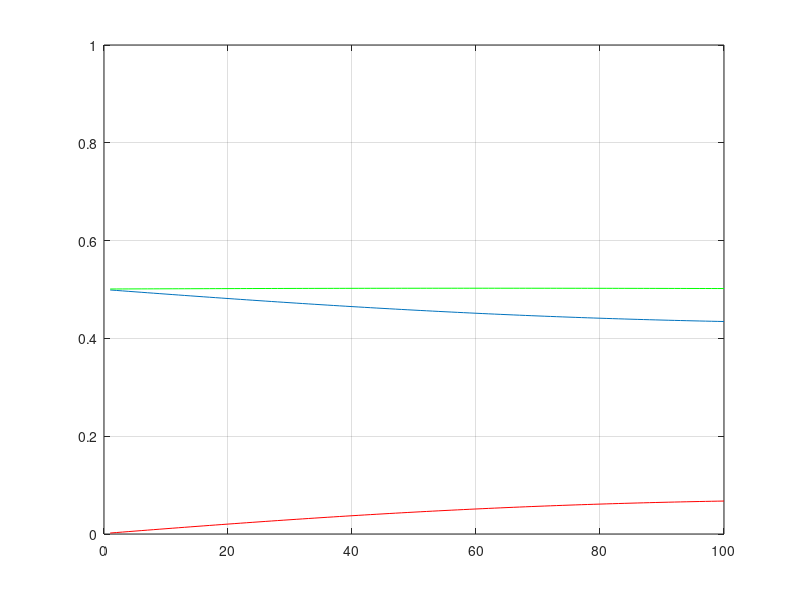
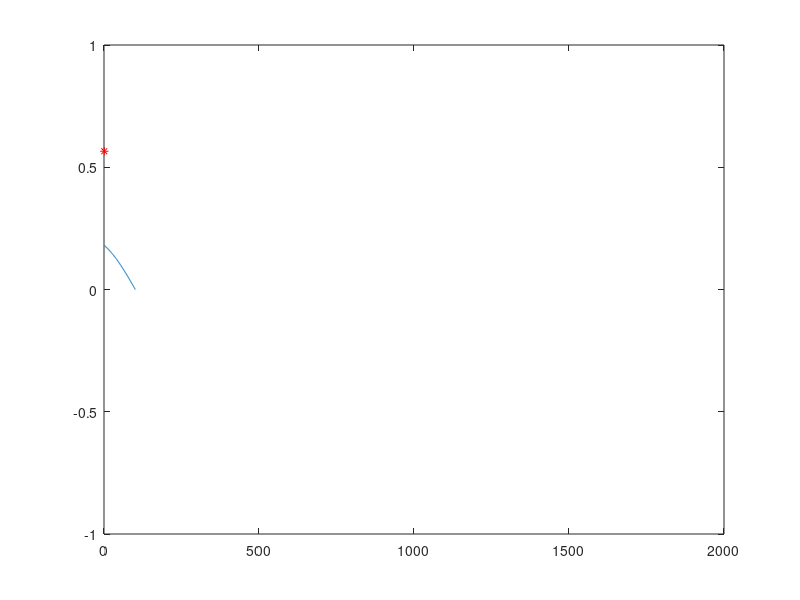

Write the MATLAB code that produced these figures, in order.
function damped_integral()
	close all;
	q0 = 0;
	p0 = 1;
	alpha = 0.1;
	dt = 0.01;
	max_iter = 100;

	[Q,P,f] = time_stepping(q0,p0,alpha,dt,max_iter);

%	phi = find_phi(f,dt);
%	theta = find_theta(f);
%	dphidx = find_dphidx(f);
%	figure;
%	plot(phi)
%	hold on
%	plot(theta,'r')
%	plot(dphidx,'g')
%	hold off

	E1 = [];
	E2 = [];
	for i=2:length(Q)
		phi = find_phi(f(1:i),alpha,dt);
		theta = find_theta(f(1:i),alpha);
		dphidx = find_dphidx(f(1:i),alpha);
		Tphi = sqrt(2)*sqrt(alpha)*phi(1);
		
		e1 = find_energy1(Q(i),P(i),Tphi,theta,dphidx,dt);
		e2 = find_energy2(Q(i),P(i),Tphi,theta,dphidx,alpha,dt);
		E1 = [E1,e1];
		E2 = [E2,e2];
	end
	plot(E1)
	hold on
	plot(E2,'r');
	plot(E1 + E2,'g');
	hold off
	ylim([0,1])
	grid on

	figure
	for i=2:length(Q)
		phi = find_phi(f(1:i),alpha,dt);
		plot(phi);
		hold on
		plot(1,Q(i)/sqrt(2),'r*')
		hold off
		ylim([-1,1])
		xlim([0,2000])
		drawnow
	end

function [Q,P,f] = time_stepping(q0,p0,alpha,dt,max_iter)
	Q = q0;
	P = p0;
	q = q0;
	p = p0;

	f = p0;

	for i=1:max_iter
		[q,p,f] = deriv(q,p,f,alpha,dt);
		Q = [Q ; q];
		P = [P ; p];
	end

%	phi = find_phi(f,alpha,dt);
%	theta = find_theta(f,alpha);
	
%	figure;
%	plot(phi)
%	hold on
%	plot(theta,'r')
%	hold off

function [q,p,f] = deriv(q,p,f,alpha,dt)
	p = p - dt*q;

	v = (p - dt*alpha*sum(f))/(1+alpha*dt);
	f = [f ; v];

	q = q + dt*f(end);

%	phi = find_phi(f,dt);
%	theta = find_theta(f);
%	plot(theta)
%	drawnow;

function phi = find_phi(f,alpha,dt)
	phi = zeros(length(f),1);
	for i=1:length(phi)
		phi(i) = sqrt(2)/2*sqrt(alpha)*sum(f(1:end-i))*dt;
	end

function theta = find_theta(f,alpha)
	theta = zeros(length(f),1);
	for i=1:length(theta)
		theta(i) = sqrt(2)/2*sqrt(alpha)*f(end-i+1);
	end

function dphidx = find_dphidx(f,alpha)
	dphidx = zeros(length(f),1);
	for i=1:length(dphidx)
		dphidx(i) = -sqrt(2)/2*sqrt(alpha)*f(end-i+1);
	end


function e = find_energy1(q,p,Tphi,theta,dphidx,dt)
	e = 1/2*((p- Tphi)^2 + q^2);

function e = find_energy2(q,p,Tphi,theta,dphidx,alpha,dt)
	e = (dot(theta,theta) + dot(dphidx,dphidx))*dt;

